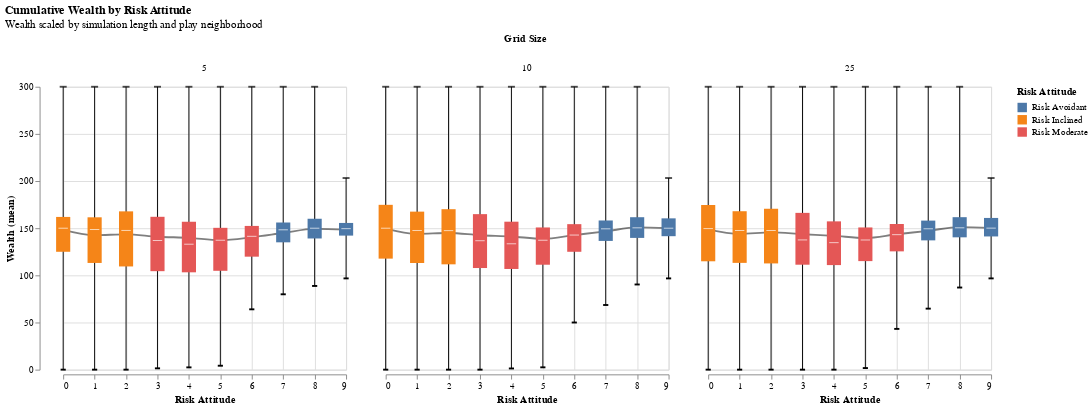

The cell this chart's notebook holds for it:
### Code cell
custom_boxplot(wealth_by_risk_grid).facet(column=alt.Column("grid_size", title="Grid Size")).properties(title=wealthchart_title)

### Figure 1 — Vega specification as saved in the notebook (floating-point values rounded to 4 significant figures)
{"$schema": "https://vega.github.io/schema/vega/v5.json", "data": [{"name": "source_0", "values": [{"risk_attitude": 0, "grid_size": 5, "min": 0.0, "max": 300.0, "median": 150.0, "mean": 148.2, "Q1": 125.0, "Q2": 150.0, "Q3": 162.0, "risk_type": "Risk Inclined"}, {"risk_attitude": 1, "grid_size": 5, "min": 0.0, "max": 300.0, "median": 148.6, "mean": 142.6, "Q1": 113.2, "Q2": 148.6, "Q3": 161.6, "risk_type": "Risk Inclined"}, {"risk_attitude": 2, "grid_size": 5, "min": 0.0, "max": 300.0, "median": 147.6, "mean": 143.5, "Q1": 109.4, "Q2": 147.6, "Q3": 167.9, "risk_type": "Risk Inclined"}, {"risk_attitude": 3, "grid_size": 5, "min": 1.415, "max": 300.0, "median": 137.0, "mean": 141.0, "Q1": 104.4, "Q2": 137.0, "Q3": 162.1, "risk_type": "Risk Moderate"}, {"risk_attitude": 4, "grid_size": 5, "min": 2.419, "max": 300.0, "median": 133.0, "mean": 139.7, "Q1": 103.2, "Q2": 133.0, "Q3": 156.9, "risk_type": "Risk Moderate"}, {"risk_attitude": 5, "grid_size": 5, "min": 4.167, "max": 300.0, "median": 137.2, "mean": 137.4, "Q1": 104.8, "Q2": 137.2, "Q3": 150.4, "risk_type": "Risk Moderate"}, {"risk_attitude": 6, "grid_size": 5, "min": 63.98, "max": 300.0, "median": 141.4, "mean": 140.4, "Q1": 119.8, "Q2": 141.4, "Q3": 152.4, "risk_type": "Risk Moderate"}, {"risk_attitude": 7, "grid_size": 5, "min": 79.92, "max": 300.0, "median": 148.3, "mean": 144.9, "Q1": 135.0, "Q2": 148.3, "Q3": 156.0, "risk_type": "Risk Avoidant"}, {"risk_attitude": 8, "grid_size": 5, "min": 88.75, "max": 300.0, "median": 150.0, "mean": 149.3, "Q1": 139.1, "Q2": 150.0, "Q3": 160.0, "risk_type": "Risk Avoidant"}, {"risk_attitude": 9, "grid_size": 5, "min": 96.77, "max": 203.2, "median": 149.5, "mean": 148.5, "Q1": 142.2, "Q2": 149.5, "Q3": 155.6, "risk_type": "Risk Avoidant"}, {"risk_attitude": 0, "grid_size": 10, "min": 0.0, "max": 300.0, "median": 150.0, "mean": 149.6, "Q1": 117.7, "Q2": 150.0, "Q3": 174.8, "risk_type": "Risk Inclined"}, {"risk_attitude": 1, "grid_size": 10, "min": 0.0, "max": 300.0, "median": 147.6, "mean": 144.0, "Q1": 113.1, "Q2": 147.6, "Q3": 167.6, "risk_type": "Risk Inclined"}, {"risk_attitude": 2, "grid_size": 10, "min": 0.0, "max": 300.0, "median": 147.5, "mean": 144.9, "Q1": 111.7, "Q2": 147.5, "Q3": 170.2, "risk_type": "Risk Inclined"}, {"risk_attitude": 3, "grid_size": 10, "min": 0.0, "max": 300.0, "median": 136.7, "mean": 142.6, "Q1": 107.8, "Q2": 136.7, "Q3": 164.9, "risk_type": "Risk Moderate"}, {"risk_attitude": 4, "grid_size": 10, "min": 1.271, "max": 300.0, "median": 133.5, "mean": 141.2, "Q1": 106.8, "Q2": 133.5, "Q3": 156.9, "risk_type": "Risk Moderate"}, {"risk_attitude": 5, "grid_size": 10, "min": 2.459, "max": 300.0, "median": 137.2, "mean": 138.8, "Q1": 111.3, "Q2": 137.2, "Q3": 150.8, "risk_type": "Risk Moderate"}, {"risk_attitude": 6, "grid_size": 10, "min": 50.0, "max": 300.0, "median": 142.7, "mean": 142.7, "Q1": 125.0, "Q2": 142.7, "Q3": 154.3, "risk_type": "Risk Moderate"}, {"risk_attitude": 7, "grid_size": 10, "min": 68.56, "max": 300.0, "median": 149.3, "mean": 146.7, "Q1": 136.5, "Q2": 149.3, "Q3": 158.2, "risk_type": "Risk Avoidant"}, {"risk_attitude": 8, "grid_size": 10, "min": 90.32, "max": 300.0, "median": 150.4, "mean": 150.9, "Q1": 139.7, "Q2": 150.4, "Q3": 161.7, "risk_type": "Risk Avoidant"}, {"risk_attitude": 9, "grid_size": 10, "min": 96.77, "max": 203.2, "median": 150.0, "mean": 150.2, "Q1": 141.5, "Q2": 150.0, "Q3": 160.5, "risk_type": "Risk Avoidant"}, {"risk_attitude": 0, "grid_size": 25, "min": 0.0, "max": 300.0, "median": 149.6, "mean": 148.6, "Q1": 114.9, "Q2": 149.6, "Q3": 174.6, "risk_type": "Risk Inclined"}, {"risk_attitude": 1, "grid_size": 25, "min": 0.0, "max": 300.0, "median": 147.6, "mean": 144.1, "Q1": 113.2, "Q2": 147.6, "Q3": 168.0, "risk_type": "Risk Inclined"}, {"risk_attitude": 2, "grid_size": 25, "min": 0.0, "max": 300.0, "median": 147.6, "mean": 145.6, "Q1": 112.6, "Q2": 147.6, "Q3": 170.6, "risk_type": "Risk Inclined"}, {"risk_attitude": 3, "grid_size": 25, "min": 0.0, "max": 300.0, "median": 137.6, "mean": 143.7, "Q1": 111.3, "Q2": 137.6, "Q3": 166.3, "risk_type": "Risk Moderate"}, {"risk_attitude": 4, "grid_size": 25, "min": 0.0, "max": 300.0, "median": 134.7, "mean": 141.9, "Q1": 110.9, "Q2": 134.7, "Q3": 157.3, "risk_type": "Risk Moderate"}, {"risk_attitude": 5, "grid_size": 25, "min": 1.695, "max": 300.0, "median": 137.5, "mean": 139.6, "Q1": 115.1, "Q2": 137.5, "Q3": 150.8, "risk_type": "Risk Moderate"}, {"risk_attitude": 6, "grid_size": 25, "min": 43.22, "max": 300.0, "median": 143.1, "mean": 143.6, "Q1": 125.5, "Q2": 143.1, "Q3": 154.4, "risk_type": "Risk Moderate"}, {"risk_attitude": 7, "grid_size": 25, "min": 64.71, "max": 300.0, "median": 149.4, "mean": 147.2, "Q1": 137.1, "Q2": 149.4, "Q3": 158.1, "risk_type": "Risk Avoidant"}, {"risk_attitude": 8, "grid_size": 25, "min": 87.1, "max": 300.0, "median": 150.4, "mean": 151.1, "Q1": 140.3, "Q2": 150.4, "Q3": 161.7, "risk_type": "Risk Avoidant"}, {"risk_attitude": 9, "grid_size": 25, "min": 96.77, "max": 203.2, "median": 150.1, "mean": 150.4, "Q1": 141.3, "Q2": 150.1, "Q3": 160.9, "risk_type": "Risk Avoidant"}]}, {"name": "column_domain", "values": [{"grid_size": 5, "count": 10}, {"grid_size": 10, "count": 10}, {"grid_size": 25, "count": 10}]}, {"name": "data_2", "values": [{"max": 300.0, "min": 0.0, "risk_attitude": 0}, {"max": 300.0, "min": 0.0, "risk_attitude": 1}, {"max": 300.0, "min": 0.0, "risk_attitude": 2}, {"max": 300.0, "min": 1.415, "risk_attitude": 3}, {"max": 300.0, "min": 2.419, "risk_attitude": 4}, {"max": 300.0, "min": 4.167, "risk_attitude": 5}, {"max": 300.0, "min": 63.98, "risk_attitude": 6}, {"max": 300.0, "min": 79.92, "risk_attitude": 7}, {"max": 300.0, "min": 88.75, "risk_attitude": 8}, {"max": 203.2, "min": 96.77, "risk_attitude": 9}, {"max": 300.0, "min": 0.0, "risk_attitude": 0}, {"max": 300.0, "min": 0.0, "risk_attitude": 1}, {"max": 300.0, "min": 0.0, "risk_attitude": 2}, {"max": 300.0, "min": 0.0, "risk_attitude": 3}, {"max": 300.0, "min": 1.271, "risk_attitude": 4}, {"max": 300.0, "min": 2.459, "risk_attitude": 5}, {"max": 300.0, "min": 50.0, "risk_attitude": 6}, {"max": 300.0, "min": 68.56, "risk_attitude": 7}, {"max": 300.0, "min": 90.32, "risk_attitude": 8}, {"max": 203.2, "min": 96.77, "risk_attitude": 9}, {"max": 300.0, "min": 0.0, "risk_attitude": 0}, {"max": 300.0, "min": 0.0, "risk_attitude": 1}, {"max": 300.0, "min": 0.0, "risk_attitude": 2}, {"max": 300.0, "min": 0.0, "risk_attitude": 3}, {"max": 300.0, "min": 0.0, "risk_attitude": 4}, {"max": 300.0, "min": 1.695, "risk_attitude": 5}, {"max": 300.0, "min": 43.22, "risk_attitude": 6}, {"max": 300.0, "min": 64.71, "risk_attitude": 7}, {"max": 300.0, "min": 87.1, "risk_attitude": 8}, {"max": 203.2, "min": 96.77, "risk_attitude": 9}]}, {"name": "data_3", "values": [{"Q1": 125.0, "Q3": 162.0, "risk_attitude": 0, "risk_type": "Risk Inclined"}, {"Q1": 113.2, "Q3": 161.6, "risk_attitude": 1, "risk_type": "Risk Inclined"}, {"Q1": 109.4, "Q3": 167.9, "risk_attitude": 2, "risk_type": "Risk Inclined"}, {"Q1": 104.4, "Q3": 162.1, "risk_attitude": 3, "risk_type": "Risk Moderate"}, {"Q1": 103.2, "Q3": 156.9, "risk_attitude": 4, "risk_type": "Risk Moderate"}, {"Q1": 104.8, "Q3": 150.4, "risk_attitude": 5, "risk_type": "Risk Moderate"}, {"Q1": 119.8, "Q3": 152.4, "risk_attitude": 6, "risk_type": "Risk Moderate"}, {"Q1": 135.0, "Q3": 156.0, "risk_attitude": 7, "risk_type": "Risk Avoidant"}, {"Q1": 139.1, "Q3": 160.0, "risk_attitude": 8, "risk_type": "Risk Avoidant"}, {"Q1": 142.2, "Q3": 155.6, "risk_attitude": 9, "risk_type": "Risk Avoidant"}, {"Q1": 117.7, "Q3": 174.8, "risk_attitude": 0, "risk_type": "Risk Inclined"}, {"Q1": 113.1, "Q3": 167.6, "risk_attitude": 1, "risk_type": "Risk Inclined"}, {"Q1": 111.7, "Q3": 170.2, "risk_attitude": 2, "risk_type": "Risk Inclined"}, {"Q1": 107.8, "Q3": 164.9, "risk_attitude": 3, "risk_type": "Risk Moderate"}, {"Q1": 106.8, "Q3": 156.9, "risk_attitude": 4, "risk_type": "Risk Moderate"}, {"Q1": 111.3, "Q3": 150.8, "risk_attitude": 5, "risk_type": "Risk Moderate"}, {"Q1": 125.0, "Q3": 154.3, "risk_attitude": 6, "risk_type": "Risk Moderate"}, {"Q1": 136.5, "Q3": 158.2, "risk_attitude": 7, "risk_type": "Risk Avoidant"}, {"Q1": 139.7, "Q3": 161.7, "risk_attitude": 8, "risk_type": "Risk Avoidant"}, {"Q1": 141.5, "Q3": 160.5, "risk_attitude": 9, "risk_type": "Risk Avoidant"}, {"Q1": 114.9, "Q3": 174.6, "risk_attitude": 0, "risk_type": "Risk Inclined"}, {"Q1": 113.2, "Q3": 168.0, "risk_attitude": 1, "risk_type": "Risk Inclined"}, {"Q1": 112.6, "Q3": 170.6, "risk_attitude": 2, "risk_type": "Risk Inclined"}, {"Q1": 111.3, "Q3": 166.3, "risk_attitude": 3, "risk_type": "Risk Moderate"}, {"Q1": 110.9, "Q3": 157.3, "risk_attitude": 4, "risk_type": "Risk Moderate"}, {"Q1": 115.1, "Q3": 150.8, "risk_attitude": 5, "risk_type": "Risk Moderate"}, {"Q1": 125.5, "Q3": 154.4, "risk_attitude": 6, "risk_type": "Risk Moderate"}, {"Q1": 137.1, "Q3": 158.1, "risk_attitude": 7, "risk_type": "Risk Avoidant"}, {"Q1": 140.3, "Q3": 161.7, "risk_attitude": 8, "risk_type": "Risk Avoidant"}, {"Q1": 141.3, "Q3": 160.9, "risk_attitude": 9, "risk_type": "Risk Avoidant"}]}, {"name": "data_4", "values": [{"median": 150.0, "risk_attitude": 0}, {"median": 148.6, "risk_attitude": 1}, {"median": 147.6, "risk_attitude": 2}, {"median": 137.0, "risk_attitude": 3}, {"median": 133.0, "risk_attitude": 4}, {"median": 137.2, "risk_attitude": 5}, {"median": 141.4, "risk_attitude": 6}, {"median": 148.3, "risk_attitude": 7}, {"median": 150.0, "risk_attitude": 8}, {"median": 149.5, "risk_attitude": 9}, {"median": 150.0, "risk_attitude": 0}, {"median": 147.6, "risk_attitude": 1}, {"median": 147.5, "risk_attitude": 2}, {"median": 136.7, "risk_attitude": 3}, {"median": 133.5, "risk_attitude": 4}, {"median": 137.2, "risk_attitude": 5}, {"median": 142.7, "risk_attitude": 6}, {"median": 149.3, "risk_attitude": 7}, {"median": 150.4, "risk_attitude": 8}, {"median": 150.0, "risk_attitude": 9}, {"median": 149.6, "risk_attitude": 0}, {"median": 147.6, "risk_attitude": 1}, {"median": 147.6, "risk_attitude": 2}, {"median": 137.6, "risk_attitude": 3}, {"median": 134.7, "risk_attitude": 4}, {"median": 137.5, "risk_attitude": 5}, {"median": 143.1, "risk_attitude": 6}, {"median": 149.4, "risk_attitude": 7}, {"median": 150.4, "risk_attitude": 8}, {"median": 150.1, "risk_attitude": 9}]}, {"name": "data_5", "values": [{"max": 300.0, "risk_attitude": 0}, {"max": 300.0, "risk_attitude": 1}, {"max": 300.0, "risk_attitude": 2}, {"max": 300.0, "risk_attitude": 3}, {"max": 300.0, "risk_attitude": 4}, {"max": 300.0, "risk_attitude": 5}, {"max": 300.0, "risk_attitude": 6}, {"max": 300.0, "risk_attitude": 7}, {"max": 300.0, "risk_attitude": 8}, {"max": 203.2, "risk_attitude": 9}, {"max": 300.0, "risk_attitude": 0}, {"max": 300.0, "risk_attitude": 1}, {"max": 300.0, "risk_attitude": 2}, {"max": 300.0, "risk_attitude": 3}, {"max": 300.0, "risk_attitude": 4}, {"max": 300.0, "risk_attitude": 5}, {"max": 300.0, "risk_attitude": 6}, {"max": 300.0, "risk_attitude": 7}, {"max": 300.0, "risk_attitude": 8}, {"max": 203.2, "risk_attitude": 9}, {"max": 300.0, "risk_attitude": 0}, {"max": 300.0, "risk_attitude": 1}, {"max": 300.0, "risk_attitude": 2}, {"max": 300.0, "risk_attitude": 3}, {"max": 300.0, "risk_attitude": 4}, {"max": 300.0, "risk_attitude": 5}, {"max": 300.0, "risk_attitude": 6}, {"max": 300.0, "risk_attitude": 7}, {"max": 300.0, "risk_attitude": 8}, {"max": 203.2, "risk_attitude": 9}]}, {"name": "data_3_color_domain_risk_type", "values": [{"risk_type": "Risk Inclined"}, {"risk_type": "Risk Moderate"}, {"risk_type": "Risk Avoidant"}]}], "signals": [{"name": "child_width", "value": 300}, {"name": "child_height", "value": 300}], "marks": [{"type": "group", "name": "column-title", "title": {"text": "Grid Size", "style": "guide-title", "offset": 10}, "role": "column-title"}, {"type": "group", "name": "row_header", "encode": {"update": {"height": {"signal": "child_height"}}}, "axes": [{"scale": "y", "offset": 12, "zindex": 0, "title": "Wealth (mean)", "orient": "left", "grid": false, "labelOverlap": true, "tickCount": {"signal": "ceil(child_height/40)"}}], "role": "row-header"}, {"type": "group", "name": "column_header", "from": {"data": "column_domain"}, "sort": {"field": "datum[\"grid_size\"]", "order": "ascending"}, "encode": {"update": {"width": {"signal": "child_width"}}}, "title": {"text": {"signal": "format(parent[\"grid_size\"], \"\")"}, "offset": 10, "style": "guide-label", "frame": "group"}, "role": "column-header"}, {"type": "group", "name": "column_footer", "from": {"data": "column_domain"}, "sort": {"field": "datum[\"grid_size\"]", "order": "ascending"}, "encode": {"update": {"width": {"signal": "child_width"}}}, "axes": [{"scale": "x", "labelFlush": true, "labelOverlap": true, "tickCount": {"signal": "ceil(child_width/40)"}, "zindex": 0, "title": "Risk Attitude", "orient": "bottom", "grid": false}], "role": "column-footer"}, {"type": "group", "name": "cell", "from": {"facet": {"data": "source_0", "name": "facet", "groupby": ["grid_size"]}}, "sort": {"field": ["datum[\"grid_size\"]"], "order": ["ascending"]}, "encode": {"update": {"width": {"signal": "child_width"}, "height": {"signal": "child_height"}}}, "data": [{"name": "data_1", "source": "facet", "transform": [{"type": "filter", "expr": "isValid(datum[\"risk_attitude\"]) && isFinite(+datum[\"risk_attitude\"]) && isValid(datum[\"min\"]) && isFinite(+datum[\"min\"])"}, {"type": "project", "fields": ["max", "min", "risk_attitude"]}]}, {"name": "data_2", "source": "facet", "transform": [{"type": "filter", "expr": "isValid(datum[\"risk_attitude\"]) && isFinite(+datum[\"risk_attitude\"]) && isValid(datum[\"Q1\"]) && isFinite(+datum[\"Q1\"])"}, {"type": "project", "fields": ["Q1", "Q3", "max", "mean", "median", "min", "risk_attitude", "risk_type"]}]}, {"name": "data_3", "source": "facet", "transform": [{"type": "filter", "expr": "isValid(datum[\"risk_attitude\"]) && isFinite(+datum[\"risk_attitude\"]) && isValid(datum[\"median\"]) && isFinite(+datum[\"median\"])"}, {"type": "project", "fields": ["median", "risk_attitude"]}]}, {"name": "data_4", "source": "facet", "transform": [{"type": "filter", "expr": "isValid(datum[\"risk_attitude\"]) && isFinite(+datum[\"risk_attitude\"]) && isValid(datum[\"max\"]) && isFinite(+datum[\"max\"])"}, {"type": "project", "fields": ["max", "risk_attitude"]}]}], "marks": [{"type": "line", "name": "child_layer_0_marks", "from": {"data": "facet"}, "sort": {"field": "x"}, "encode": {"update": {"opacity": {"value": 0.5}, "defined": {"signal": "isValid(datum[\"risk_attitude\"]) && isFinite(+datum[\"risk_attitude\"]) && isValid(datum[\"mean\"]) && isFinite(+datum[\"mean\"])"}, "interpolate": {"value": "monotone"}, "stroke": {"value": "black"}, "x": {"field": "risk_attitude", "scale": "x"}, "y": {"field": "mean", "scale": "y"}}}, "style": ["line"]}, {"type": "rule", "name": "child_layer_1_layer_0_marks", "from": {"data": "data_1"}, "encode": {"update": {"stroke": {"value": "black"}, "y": {"field": "min", "scale": "y"}, "y2": {"field": "max", "scale": "y"}, "x": {"field": "risk_attitude", "scale": "x"}}}, "style": ["rule"]}, {"type": "symbol", "name": "child_layer_1_layer_1_marks", "from": {"data": "data_1"}, "encode": {"update": {"strokeWidth": {"value": 2}, "opacity": {"value": 1}, "fill": {"value": "transparent"}, "shape": {"value": "stroke"}, "y": {"field": "min", "scale": "y"}, "x": {"field": "risk_attitude", "scale": "x"}, "stroke": {"value": "black"}}}, "style": ["point"]}, {"type": "rect", "name": "child_layer_2_marks", "from": {"data": "data_2"}, "encode": {"update": {"width": {"value": 15}, "y2": {"field": "Q3", "scale": "y"}, "xc": {"field": "risk_attitude", "scale": "x"}, "y": {"field": "Q1", "scale": "y"}, "fill": {"field": "risk_type", "scale": "color"}, "tooltip": {"signal": "{\"min\": format(datum[\"min\"], \"\"), \"max\": format(datum[\"max\"], \"\"), \"mean\": format(datum[\"mean\"], \"\"), \"Q1\": format(datum[\"Q1\"], \"\"), \"median\": format(datum[\"median\"], \"\"), \"Q3\": format(datum[\"Q3\"], \"\")}"}}}, "style": ["rect"]}, {"type": "symbol", "name": "child_layer_3_marks", "from": {"data": "data_3"}, "encode": {"update": {"shape": {"value": "stroke"}, "strokeWidth": {"value": 1}, "size": {"value": 100}, "fill": {"value": "transparent"}, "opacity": {"value": 0.7}, "x": {"field": "risk_attitude", "scale": "x"}, "y": {"field": "median", "scale": "y"}, "stroke": {"value": "white"}}}, "style": ["point"]}, {"type": "symbol", "name": "child_layer_4_marks", "from": {"data": "data_4"}, "encode": {"update": {"stroke": {"value": "black"}, "size": {"value": 55}, "y": {"field": "max", "scale": "y"}, "x": {"field": "risk_attitude", "scale": "x"}, "opacity": {"value": 0.7}, "shape": {"value": "stroke"}, "fill": {"value": "transparent"}}}, "style": ["point"]}], "axes": [{"scale": "x", "orient": "bottom", "minExtent": 0, "domain": false, "aria": false, "labels": false, "grid": true, "maxExtent": 0, "ticks": false, "zindex": 0, "gridScale": "y", "tickCount": {"signal": "ceil(child_width/40)"}}, {"scale": "y", "grid": true, "gridScale": "x", "tickCount": {"signal": "ceil(child_height/40)"}, "labels": false, "ticks": false, "zindex": 0, "domain": false, "maxExtent": 0, "minExtent": 0, "aria": false, "orient": "left", "offset": 12}], "style": "cell"}], "scales": [{"name": "x", "type": "linear", "domain": {"fields": [{"data": "source_0", "field": "risk_attitude"}, {"data": "data_2", "field": "risk_attitude"}, {"data": "data_3", "field": "risk_attitude"}, {"data": "data_4", "field": "risk_attitude"}, {"data": "data_5", "field": "risk_attitude"}]}, "range": [0, {"signal": "child_width"}], "nice": true, "zero": false}, {"name": "y", "type": "linear", "domain": {"fields": [{"data": "source_0", "field": "mean"}, {"data": "data_2", "field": "min"}, {"data": "data_2", "field": "max"}, {"data": "data_3", "field": "Q1"}, {"data": "data_3", "field": "Q3"}, {"data": "data_4", "field": "median"}, {"data": "data_5", "field": "max"}]}, "range": [{"signal": "child_height"}, 0], "zero": false, "nice": true}, {"name": "color", "type": "ordinal", "domain": {"data": "data_3_color_domain_risk_type", "field": "risk_type", "sort": true}, "range": "category"}], "title": {"text": "Cumulative Wealth by Risk Attitude", "subtitle": ["Wealth scaled by simulation length and play neighborhood"], "anchor": "start"}, "layout": {"padding": 20, "offset": {"columnTitle": 10}, "columns": {"signal": "length(data('column_domain'))"}, "bounds": "full", "align": "all"}, "legends": [{"title": "Risk Attitude", "fill": "color", "symbolType": "square"}], "background": "white", "padding": 5}
